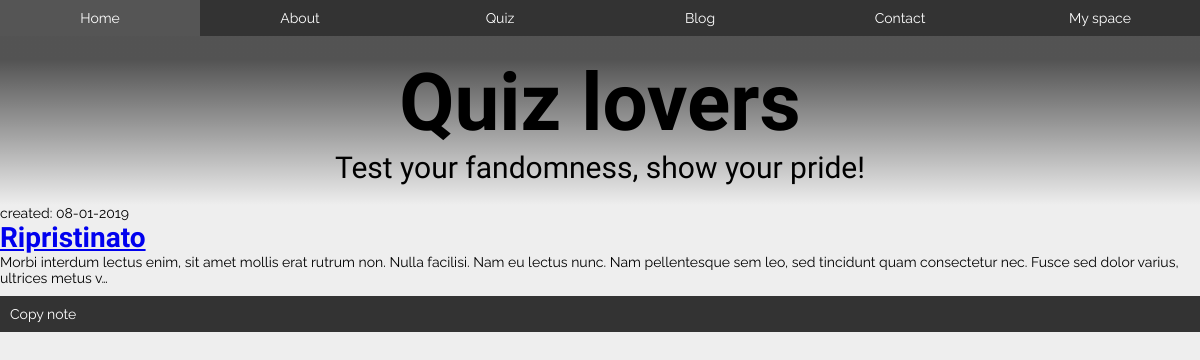
The page /blog/drafts/ (signed in) on the database its author committed.
### blog/models.py (models this page shows, shortened)
class Post(models.Model):
    author = models.ForeignKey('auth.User', on_delete=models.CASCADE)
    title = models.CharField(max_length=200)
    text = models.TextField()
    created_date = models.DateTimeField(default=timezone.now)
    published_date = models.DateTimeField(blank=True, null=True)

### blog/views.py (the view)
@login_required
def post_draft_list(request):
	posts = Post.objects.filter(published_date__isnull=True).order_by('created_date')
	return render(request, 'blog/post_draft_list.html', {'posts': posts})

### blog/templates/blog/post_draft_list.html
{% extends 'blog/base.html' %}
{% block content %}
	{%if not posts%}
		<p>Non ci sono bozze</p>
	{% else %}
		{% for post in posts %}
			<div class="post">
				<p class="date">created: {{ post.created_date|date:'d-m-Y' }}</p>
				<h1><a href="{% url 'blog:post_detail' pk=post.pk %}">{{ post.title }}</a></h1>
				<p>{{ post.text|truncatechars:200 }}</p>
			</div>
		{% endfor %}
	{% endif %}
{% endblock %}

### staticfiles/css/main.css (style rules this page uses)
* { margin: 0; }
body { background: #eee; font-family: 'Raleway', sans-serif; font-weight:400; font-size:14px; }
h1 { font-family: 'Londrina Solid', cursive; font-weight:900; }

### rows shown on the page
Post: created_date "08-01-2019", title "Ripristinato", text "Morbi interdum lectus enim, sit amet mollis erat rutrum non. Nulla facilisi. Nam eu lectus nunc. Nam pellentesque sem leo, sed tincidunt quam consectetur nec. Fusce sed dolor varius, ultrices metus v…"
